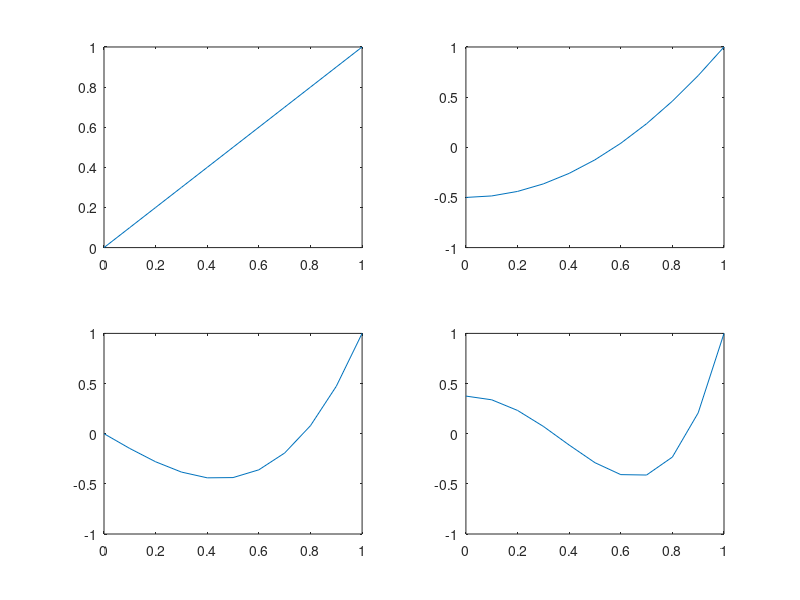

Source code (MATLAB):
l{1} = @(x) x
l{2} = @(x) 3 / 2 .* x .^ 2 - 1 / 2
l{3} = @(x) 5 / 2 .* x .^ 3 - 3 / 2 .* x
l{4} = @(x) 35 / 8 .* x .^ 4 - 15 / 4 * x.^ 2 + 3 / 8

x = [0:0.1:1]
##l = [l1, l2, l3, l4]

for i = [1, 2, 3, 4]
  subplot (2, 2, i)
  plot(x, l{i}(x))
endfor
